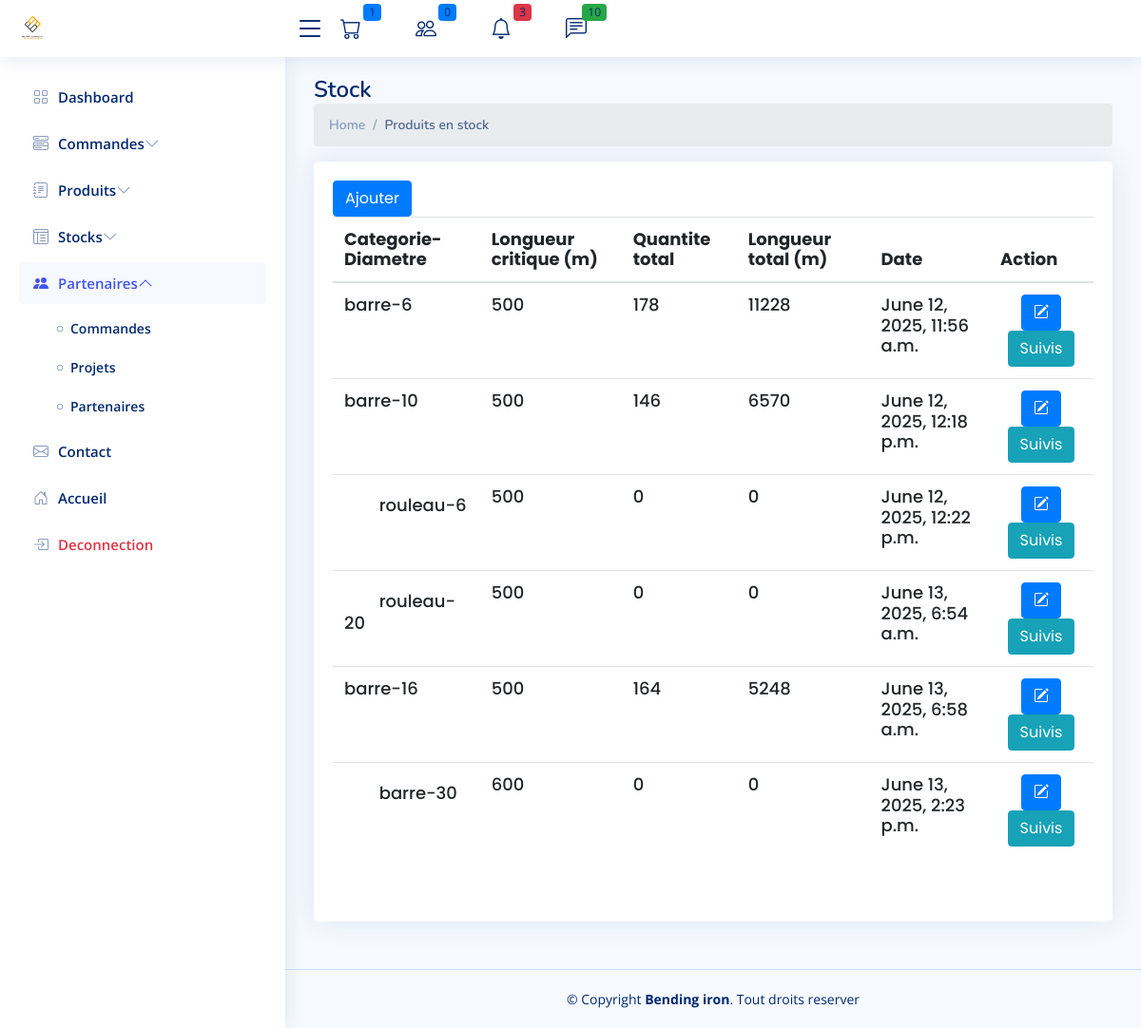
Screenshot of /cpanel/stocks/ with the database file from the repository.
### fer/models.py (models this page shows, shortened)
class Fer(models.Model):
    TYPE_CHOICES = [
        ('barre', 'Barre de fer'),
        ('rouleau', 'Rouleau de fer'),
    ]
    diametre = models.CharField(max_length=255)
    user = models.ForeignKey(User, on_delete=models.SET_NULL, null=True, blank=True)
    categorie = models.CharField(max_length=10, choices=TYPE_CHOICES)
    longueur_critique =  models.PositiveIntegerField(null=True, blank=True, default=500)
    created_at = models.DateTimeField(auto_now_add=True)
    class Meta:
        constraints = [
            models.UniqueConstraint(fields=['diametre', 'categorie'], name='unique_diametre_categorie')
        ]
    @property
    def quantite_totale(self):
        return self.mouvement_set.filter(quantite__isnull=False).aggregate(total=models.Sum('quantite'))['total'] or 0
    @property
    def longueur_totale(self):
        total = self.mouvement_set.annotate(
            total_longueur=ExpressionWrapper(F('longueur_m') * F('quantite'), output_field=DecimalField())
        ).aggregate(longueur_totale=Sum('total_longueur'))['longueur_totale']
        return total or 0
    @property
    def sueil_atteint(self):
       if self.longueur_totale < self.longueur_critique :
           return True
       else :
           return False

### admin_site/views.py (the view)
# urls.py: path('stocks/',ListFer.as_view() ,name='admin.fer.list'),
class ListFer(ListView):
    model=Fer
    context_object_name = 'fers'
    template_name = "fer/list.html"

### contact/context_processor.py (called while the page is built)
def unread_messages(request):
    pass
    unread_messages =Contact.get_unread_messages()
    return {
        'unread_messages_count': unread_messages.count(),
        'unread_messages': unread_messages,
    }

### contact/models.py (called while the page is built)
    @staticmethod
    def get_unread_messages():
        return Contact.objects.filter(is_read=False).order_by('-created_at').all()

### fer/context_processors.py (called while the page is built)
def seuil_critique_count(request):
    seuil_count = sum(1 for fer in Fer.objects.all() if fer.sueil_atteint)
    return {
        'fer_seuil_critique_count': seuil_count
    }

### produits/models.py (called while the page is built)
    @property
    def prix_utile(self):
        return self.prix/12000

### usesOrders/context_proccessor.py (called while the page is built)
def panier_count(request):
    if request.user.is_authenticated:
        panier = Cart.objects.filter(user=request.user).first()
        if panier :
            items=CartItem.objects.filter(cart_id=panier.id)
            total_articles = items.count()
            if total_articles :
                total_articles = items.count()
            else :
                total_articles = 0
        else:
         total_articles = 0
    else:
        total_articles = 0  # Si l'utilisateur n'est pas connecté, il n'y a pas de panier
    return {'panier_count': total_articles,}

def commandes_en_attente(request):
    nb_en_attente = 0
    commandes = Order.objects.all()
    for commande in commandes:
        dernier_traiment = Traiment.objects.filter(order=commande).order_by('-created_at').first()
        if dernier_traiment and dernier_traiment.statut == 'en_attente':
            nb_en_attente += 1
    return {
        'nb_order': nb_en_attente
    }

### admin_site/templates/fer/list.html (shortened to what this page needs)
{% extends '../app.html' %}
{% block 'content' %}
{% load static %}
<main id="main" class="main">
  <div class="pagetitle">
    <h1>Stock</h1>
    <nav>
      <ol class="breadcrumb">
        <li class="breadcrumb-item"><a href="/">Home</a></li>
        <li class="breadcrumb-item active">Produits en stock</li>
      </ol>
    </nav>
  </div>
  <section class="section">
    <div class="row">
      <div class="col-lg-12">
        <div class="card">
          <div class="card-body">
            <h5 class="card-title  mb-3"><a href="{% url 'admin.fer.create' %}" class="btn btn-primary">Ajouter</a>
              <br>
              <table class="table datatable">
                <thead>
                  <tr>
                    <th>Categorie-Diametre</th>
                    <th>Longueur critique (m)</th>
                    <th>Quantite total</th>
                    <th>Longueur total (m)</th>
                    <th>Date</th>
                    <th>Action</th>
                  </tr>
                </thead>
                <tbody>
                  {% for fer in fers %}
                  <tr>
                    <td>
                      {{fer.categorie}}-{{fer.diametre}}
                    </td>
                    <td>{{fer.longueur_critique}}</td>
                    <td>{{fer.quantite_totale}}</td>
                    <td>{{fer.longueur_totale}}</td>
                    <td>{{fer.created_at}}</td>
                    <td class="text-center">
                      <a href="" class='btn btn-primary'><i class='bi bi-pencil-square'></i></a>
                      <a href="{% url 'admin.suivis.produit' fer_id=fer.id %}" class='btn btn-info'>Suivis</a>
                    </td>
                  </tr>
                  {% endfor %}
                </tbody>
              </table>
          </div>
        </div>
      </div>
    </div>
  </section>
</main>
{%endblock%}

### staticfiles/admin/assets/css/style.css (style rules this page uses)
:root { scroll-behavior: smooth; }
body { font-family: "Open Sans", sans-serif; background: #f6f9ff; color: #444444; }
a { color: #4154f1; text-decoration: none; }
h1, h2, h3, h4, h5, h6 { font-family: "Nunito", sans-serif; }
#main { margin-top: 60px; padding: 20px 30px; transition: all 0.3s; }
.pagetitle { margin-bottom: 10px; }
.pagetitle h1 { font-size: 24px; margin-bottom: 0; font-weight: 600; color: #012970; }
.card { margin-bottom: 30px; border: none; border-radius: 5px; box-shadow: 0px 0 30px rgba(1, 41, 112, 0.1); }
.card-title { padding: 20px 0 15px 0; font-size: 18px; font-weight: 500; color: #012970; font-family: "Poppins", sans-serif; }
.card-body { padding: 0 20px 20px 20px; }
.breadcrumb { font-size: 14px; font-family: "Nunito", sans-serif; color: #899bbd; font-weight: 600; }
.breadcrumb a { color: #899bbd; transition: 0.3s; }
.breadcrumb .breadcrumb-item::before { color: #899bbd; }
.breadcrumb .active { color: #51678f; font-weight: 600; }
@media (min-width: 1200px) { #main, #footer { margin-left: 300px; } }

### rows the page displays
Fer: categorie "barre", diametre "6", longueur_critique "500", quantite_totale "178", longueur_totale "11228", created_at "June 12, 2025, 11:56 a.m."
Fer: categorie "barre", diametre "10", longueur_critique "500", quantite_totale "146", longueur_totale "6570", created_at "June 12, 2025, 12:18 p.m."
Fer: categorie "rouleau", diametre "6", longueur_critique "500", quantite_totale "0", longueur_totale "0", created_at "June 12, 2025, 12:22 p.m."
Fer: categorie "rouleau", diametre "20", longueur_critique "500", quantite_totale "0", longueur_totale "0", created_at "June 13, 2025, 6:54 a.m."
Fer: categorie "barre", diametre "16", longueur_critique "500", quantite_totale "164", longueur_totale "5248", created_at "June 13, 2025, 6:58 a.m."
Fer: categorie "barre", diametre "30", longueur_critique "600", quantite_totale "0", longueur_totale "0", created_at "June 13, 2025, 2:23 p.m."

### other values shown
{{ nb_order }} "1"
{{ fer_seuil_critique_count }} "3"
{{ unread_messages_count }} "10"
